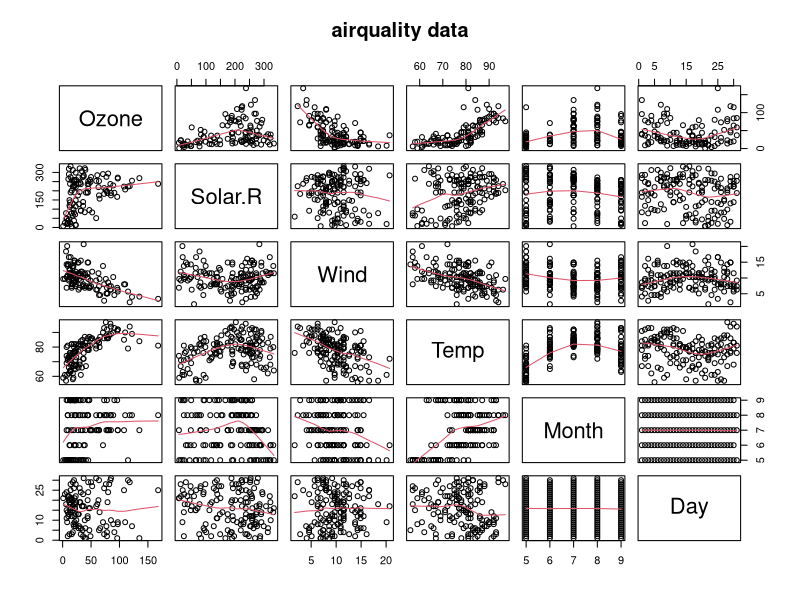
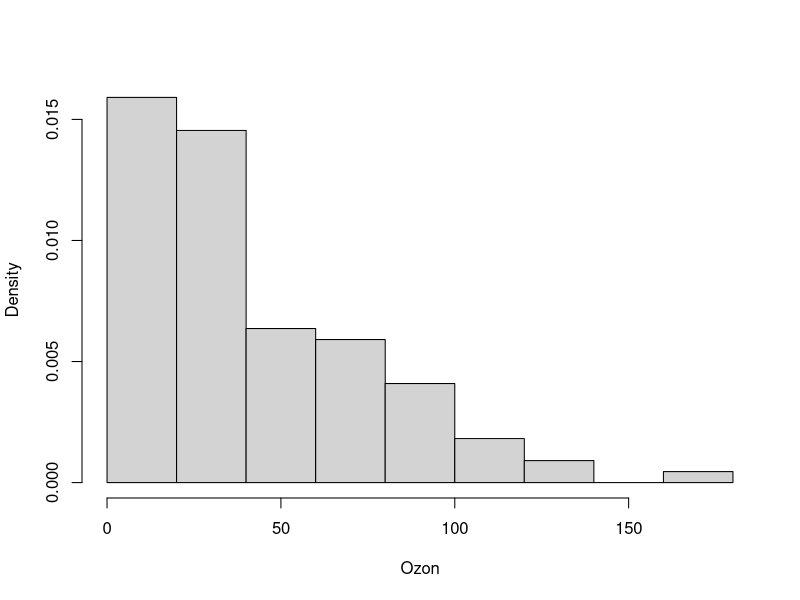
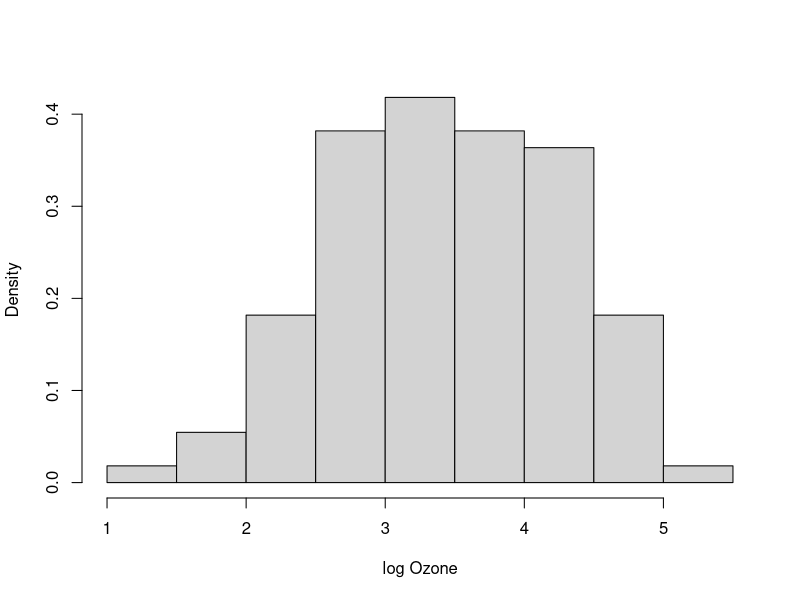
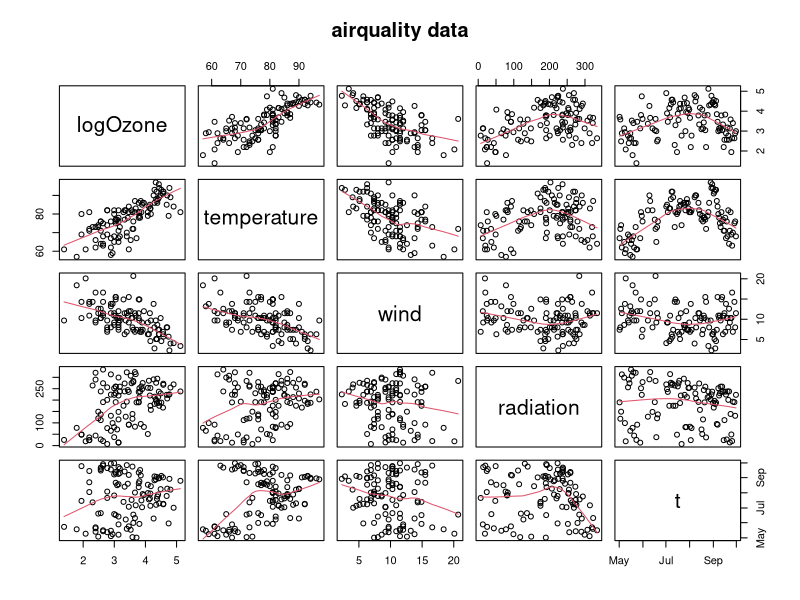
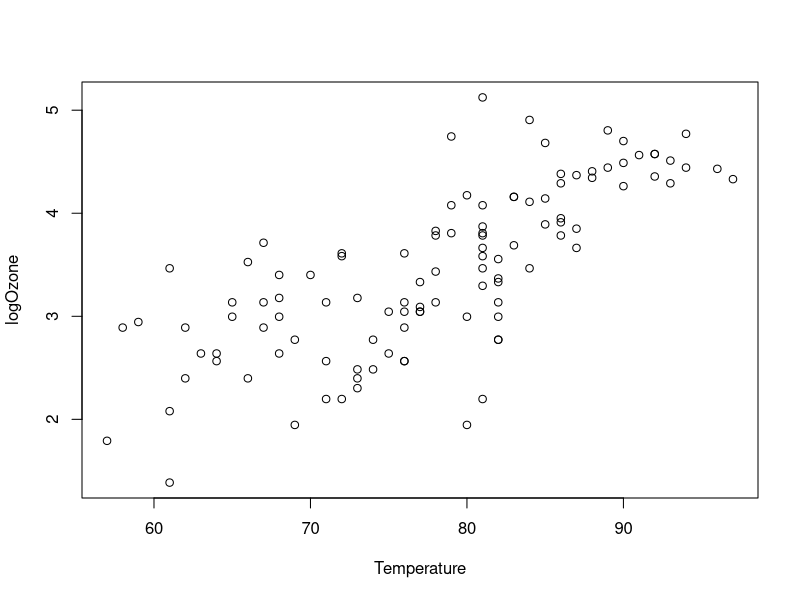
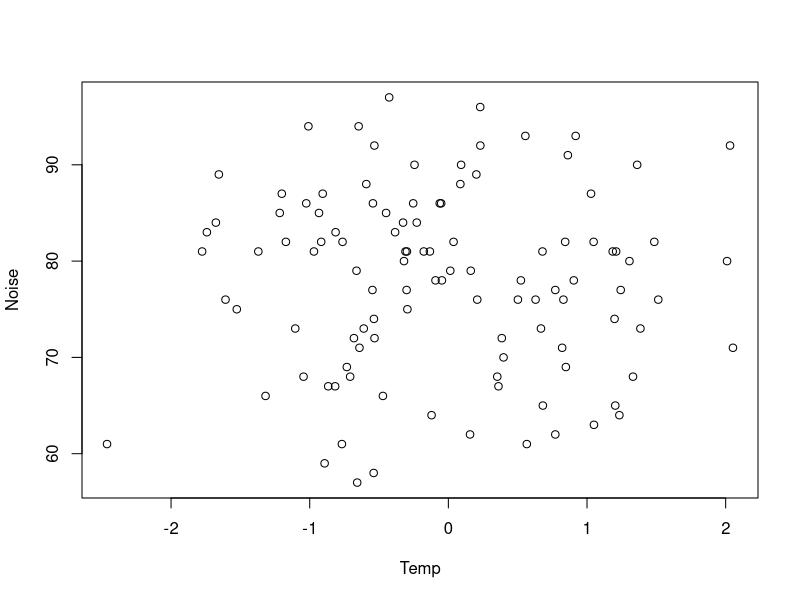
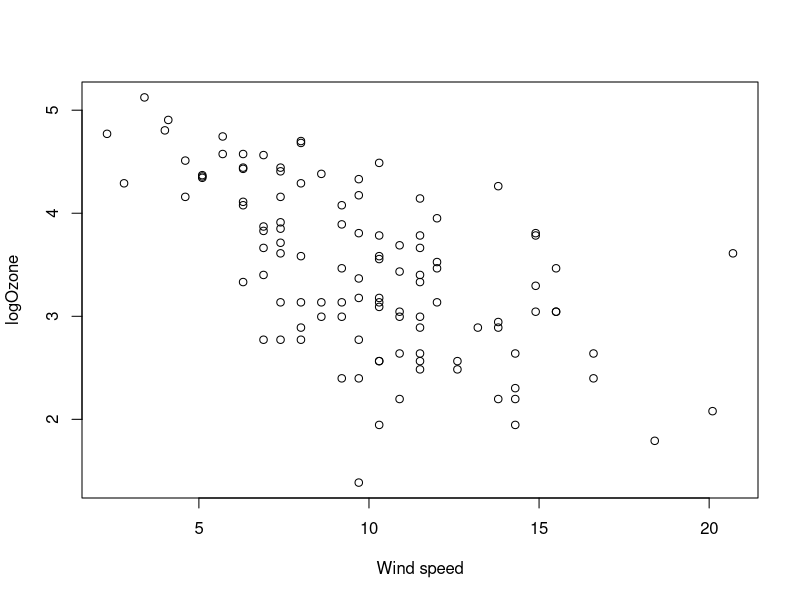
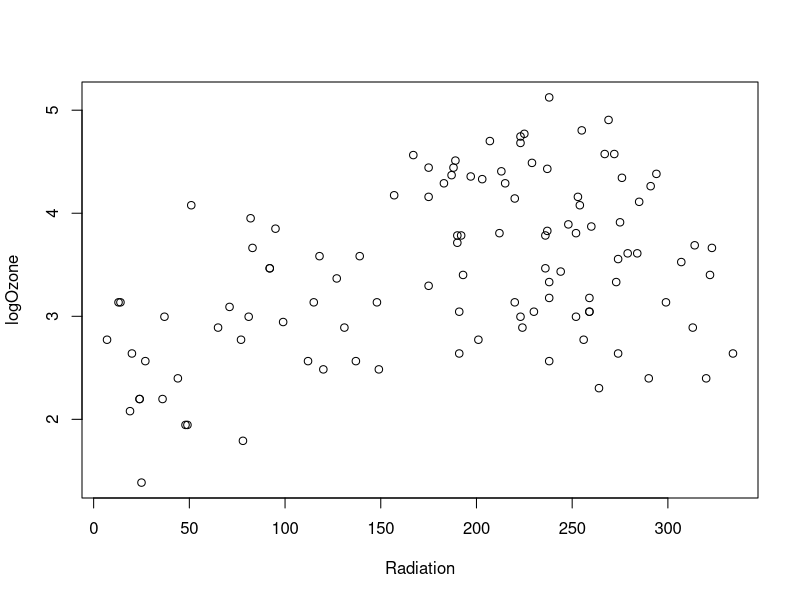

These figures' R source, in order:
################################
## Se info about  data
?airquality

require(graphics)
pairs(airquality, panel = panel.smooth, main = "airquality data")

## Copy the data
Air <- airquality
## Remove rows with at least one NA value
Air <- na.omit(Air)

## Remove one outlier
Air <- Air[-which(Air$Ozone == 1), ]

## Check  the empirical density
hist(Air$Ozone, probability=TRUE, xlab="Ozon", main="")

## Concentrations are positive and very skewed, let's  
## log-transform right away: 
## (although really one could wait and check residuals from models)
Air$logOzone <- log(Air$Ozone)
## Bedre epdf?
hist(Air$logOzone, probability=TRUE, xlab="log Ozone", main="")

## Make a time variable (R timeclass, se ?POSIXct)
Air$t <- ISOdate(1973, Air$Month, Air$Day)
## Keep only some of the columns
Air <- Air[ ,c(7,4,3,2,8)]
## New names of the columns
names(Air) <- c("logOzone","temperature","wind","radiation","t")

## What's in Air?
str(Air)
Air
head(Air)
tail(Air)

## Typically one would  begin with a pairs plot
pairs(Air, panel = panel.smooth, main = "airquality data")


################################

## See the relation between ozone and temperature
plot(Air$temperature, Air$logOzone, xlab="Temperature", ylab="logOzone")

## Correlation
cor(Air$temperature, Air$logOzone)

## Fit a simple linear regression model
summary(lm(logOzone ~ temperature, data=Air))

## Add a vector with random values, is there a significant linear relation?
## ONLY for ILLUSTRATION purposes
Air$noise <- rnorm(nrow(Air))
plot(Air$noise, Air$temperature, xlab="Temp", ylab="Noise")
cor(Air$temperature, Air$noise)
summary(lm(noise ~ temperature, data=Air))


################################
## With each of the other two independent variables

## Simple linear regression model with the wind speed
plot(Air$wind, Air$logOzone, ylab="logOzone", xlab="Wind speed")
cor(Air$wind, Air$logOzone)
summary(lm(logOzone ~ wind, data=Air))

## Simple linear regression model with the radiation
plot(Air$radiation, Air$logOzone, ylab="logOzone", xlab="Radiation")
cor(Air$radiation, Air$logOzone) 
summary(lm(logOzone ~ radiation, data=Air))





################################
## Extend the model

## Forward selection:
## Add wind to the model
summary(lm(logOzone ~ temperature + wind, data=Air))
## Add radiation to the model
summary(lm(logOzone ~ temperature + wind + radiation, data=Air))

################################
## Backward selection

## Fit the full model
summary(lm(logOzone ~ temperature + wind + radiation + noise, data=Air))
## Remove the most non-significant input, are all now significant?
summary(lm(logOzone ~ temperature + wind + radiation, data=Air))


################################
## Assumption of normal distributed residuals

## Save the selected fit
fitSel <- lm(logOzone ~ temperature + wind + radiation, data=Air)

## qq-normalplot
qqnorm(fitSel$residuals)
qqline(fitSel$residuals)


################################
## Plot the residuals vs. predicted values

plot(fitSel$fitted.values, fitSel$residuals, xlab="Predicted values", 
     ylab="Residuals")


################################
## Plot the residuals vs. the independent variables

par(mfrow=c(1,3))
plot(Air$temperature, fitSel$residuals, xlab="Temperature")
lines(lowess(Air$temperature, fitSel$residuals))
plot(Air$wind, fitSel$residuals, xlab="Wind speed")
lines(lowess(Air$wind, fitSel$residuals))
plot(Air$radiation, fitSel$residuals, xlab="Radiation")
lines(lowess(Air$radiation, fitSel$residuals))

################################
## Extend the ozone model with appropriate curvilinear regression

## Make the squared wind speed
Air$windSq <- Air$wind^2
## Add it to the model
fitWindSq <- lm(logOzone ~ temperature + wind + windSq + radiation, data=Air)
summary(fitWindSq)

## Equivalently for the temperature
Air$temperature2 <- Air$temperature^2
## Add it
fitTemperatureSq <- lm(logOzone ~ temperature + temperature2 + wind + radiation, data=Air)
summary(fitTemperatureSq)

## Equivalently for the radiation
Air$radiation2 <- Air$radiation^2
## Add it
fitRadiationSq <- lm(logOzone ~ temperature + wind + radiation + radiation2, data=Air)
summary(fitRadiationSq)

## Which one was best?
## One could try to extend the model further
fitWindSqTemperaturSq <- lm(logOzone ~ temperature + temperature2 + wind + windSq + radiation, data=Air)
summary(fitWindSqTemperaturSq)

## Model validation
par(mfrow=c(1, 2))
qqnorm(fitWindSq$residuals)
qqline(fitWindSq$residuals)
plot(fitWindSq$fitted.values, fitWindSq$residuals, pch=19)


################################
## Confidence and prediction intervals for the curvilinear model

## Generate a new data.frame with constant temperature and radiation, but with varying wind speed
par(mfrow=c(1, 1))
wind <- seq(1, 20.3, by=0.1)
AirForPred <- data.frame(temperature=mean(Air$temperature), wind=wind, 
                         windSq=wind^2, radiation=mean(Air$radiation))

## Calculate confidence and prediction intervals (actually bands)
CI <- predict(fitWindSq, newdata=AirForPred, interval="confidence", level=0.95)
PI <- predict(fitWindSq, newdata=AirForPred, interval="prediction", level=0.95)

## Plot them
plot(wind, CI[,"fit"], ylim=range(CI,PI), type="l", ylab="logOzone",
     main=paste("At temperature =",format(mean(Air$temperature),digits=3), 
                "and radiation =", format(mean(Air$radiation),digits=3)))
lines(wind, CI[,"lwr"], lty=2, col=2)
lines(wind, CI[,"upr"], lty=2, col=2)
lines(wind, PI[,"lwr"], lty=2, col=3)
lines(wind, PI[,"upr"], lty=2, col=3)
## legend
legend("topright", c("Prediction","95% confidence band","95% prediction band"), lty=c(1,2,2), col=1:3)


################################
## See problems with highly correlated inputs
## Generate values for MLR
n <- 100
## First variable
x1 <- sin(0:(n-1)/(n-1)*2*2*pi) + rnorm(n, 0, 0.1)
plot(x1, type="b")
## The second variable is the first plus a little noise
x2 <- x1 + rnorm(n, 0, 0.1)
## x1 and x2 are highly correlated
plot(x1,x2)
cor(x1,x2)
## Simulate an MLR
beta0=20; beta1=1; beta2=1; sigma=1
y <- beta0 + beta1 * x1 + beta2 * x2 + rnorm(n,0,sigma)
## See scatter plots for y vs. x1, and y vs. x2
par(mfrow=c(1,2))
plot(x1,y)
plot(x2,y)
cor(x1, y)
cor(x2, y)

## Fit an MLR
summary(lm(y ~ x1 + x2))
summary(lm(y ~ x1))
summary(lm(y ~ x2))

## If it was an experiment and the effects could be separated in the design
x1[1:(n/2)] <- 0
x2[(n/2):n] <- 0
## Plot them
plot(x1, type="b")
lines(x2, type="b", col="red")
## Now very low correlation
cor(x1,x2)
## Simulate MLR again
y <- beta0 + beta1 * x1 + beta2 * x2 + rnorm(n,0,sigma)
## and fit MLR
summary(lm(y ~ x1 + x2))




#6.1
#a
# 4 is correct

#b
B0 <- -2.365
B1 <- 0.476
B2 <- 0.083
Variance <- 0.3064^2

#c
SigmaB0 <- 0.222
SigmaB1 <- 0.062
SigmaB2 <- 0.070
B0+c(-1, 1)*qt(0.975, 237)*SigmaB0
B1+c(-1, 1)*qt(0.975, 237)*SigmaB1
B2+c(-1, 1)*qt(0.975, 237)*SigmaB2

#d
# B0 and B1 are significantly different from 0 while for B2 we can't be sure.
# The p-values are read form the ourput.


#6.2
#a
D <- data.frame(
  x1=c(0.58, 0.86, 0.29, 0.20, 0.56, 0.28, 0.08, 0.41, 0.22,
       0.35, 0.59, 0.22, 0.26, 0.12, 0.65, 0.70, 0.30, 0.70,
       0.39, 0.72, 0.45, 0.81, 0.04, 0.20, 0.95),
  x2=c(0.71, 0.13, 0.79, 0.20, 0.56, 0.92, 0.01, 0.60, 0.70,
       0.73, 0.13, 0.96, 0.27, 0.21, 0.88, 0.30, 0.15, 0.09,
       0.17, 0.25, 0.30, 0.32, 0.82, 0.98, 0.00),
  y=c(1.45, 1.93, 0.81, 0.61, 1.55, 0.95, 0.45, 1.14, 0.74,
      0.98, 1.41, 0.81, 0.89, 0.68, 1.39, 1.53, 0.91, 1.49,
      1.38, 1.73, 1.11, 1.68, 0.66, 0.69, 1.98)
)
fit <- lm(y ~ x1 + x2, data=D)
summary(fit)
confint(fit)

#b
# Since the confidence interval for β2 cover zero (and the p-value is much larger than
# 0.05, the parameter should be removed from the model to get the simpler model
fit <- lm(y ~ x1, data=D)
summary(fit)

#c
par(mfrow=c(1,2))
qqnorm(fit$residuals, pch=19)
qqline(fit$residuals)
plot(fit$fitted.values, fit$residuals, pch=19, xlab="Fitted.values", ylab="Residuals")
# Model assumptions are fulfilled

#d
# Make a plot of the fitted line and 95% confidence and prediction intervals
# of the line for x1 ∈ [0, 1] (it is assumed that the model was reduced above).
x1new <- seq(0,1,by=0.01)
pred <- predict(fit, newdata=data.frame(x1=x1new),
                interval="prediction")
conf <- predict(fit, newdata=data.frame(x1=x1new),
                interval="confidence")
plot(x1new, pred[ ,"fit"], type="l", ylim=c(0.1,2.4),
     xlab="x1", ylab="Prediction")
lines(x1new, conf[ ,"lwr"], col="green", lty=2)
lines(x1new, conf[ ,"upr"], col="green", lty=2)
lines(x1new, pred[ ,"lwr"], col="red", lty=2)
lines(x1new, pred[ ,"upr"], col="red", lty=2)
legend("topleft", c("Prediction","Confidence band","Prediction band"),
       lty=c(1,2,2), col=c(1,3,2), cex=0.7)






